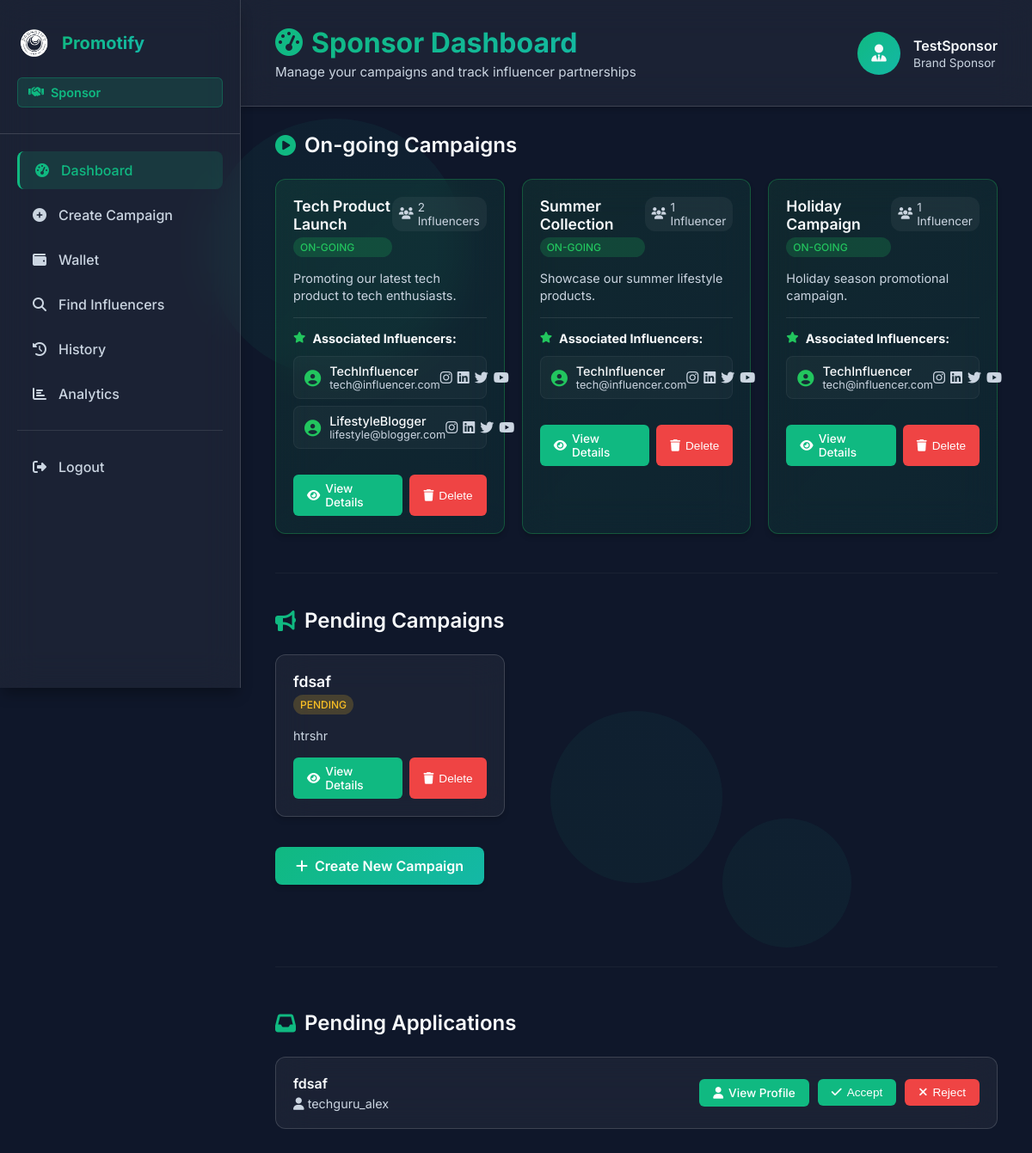
/sdash (signed in), run on an earlier commit of the app's database.
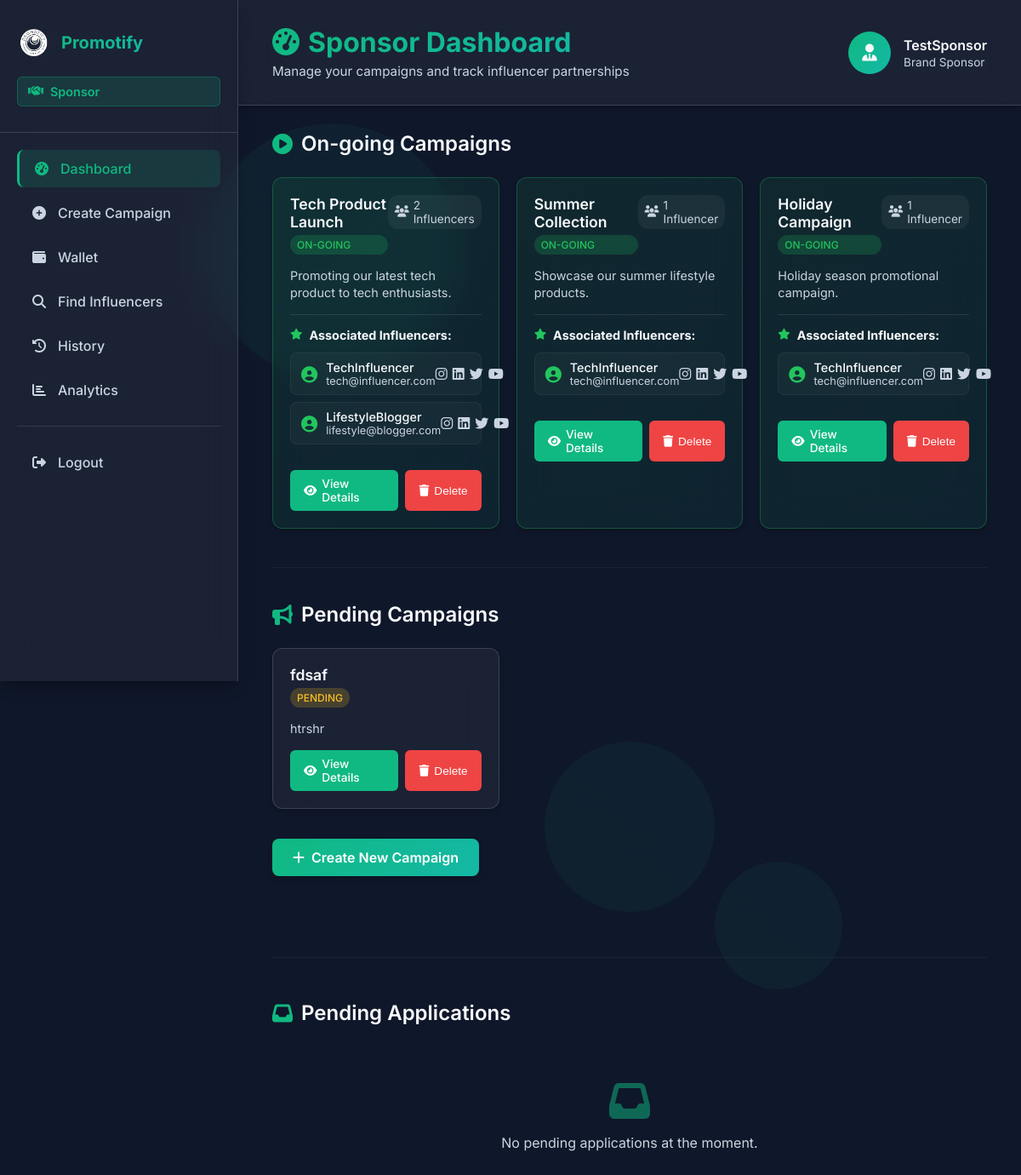
And on a later commit of the database.
### models.py (models this page shows, shortened)
class Campaign(db.Model):
    id = db.Column(db.Integer, primary_key=True)
    sponsor_id = db.Column(db.Integer, db.ForeignKey('sponsor.id', ondelete='CASCADE'), nullable=False)
    name = db.Column(db.String(15), nullable=False)
    description = db.Column(db.Text, nullable=True)
    start_date = db.Column(db.Date, nullable=False)
    end_date = db.Column(db.Date, nullable=False)
    budget = db.Column(db.Float, nullable=False)
    status = db.Column(db.String(50))
    created_at = db.Column(db.DateTime, default=datetime.utcnow)
    sponsor = db.relationship('Sponsor', backref=db.backref('campaigns', lazy=True, cascade='all, delete-orphan'))
    influencers = db.relationship('Influencer', secondary='application',
                                  primaryjoin="and_(Campaign.id==Application.campaign_id, Application.status=='accepted')",
                                  backref=db.backref('accepted_campaigns', lazy='dynamic'))

class Application(db.Model):
    id = db.Column(db.Integer, primary_key=True)
    influencer_id = db.Column(db.Integer, db.ForeignKey('influencer.id', ondelete='CASCADE'), nullable=False)
    campaign_id = db.Column(db.Integer, db.ForeignKey('campaign.id', ondelete='CASCADE'), nullable=False)
    status = db.Column(db.String(20), default='pending')
    created_at = db.Column(db.DateTime, default=datetime.utcnow)
    influencer = db.relationship('Influencer', backref=db.backref('applications', lazy=True, cascade='all, delete-orphan'))
    campaign = db.relationship('Campaign', backref=db.backref('applications', lazy=True, cascade='all, delete-orphan'))

class Influencer(db.Model):
    id = db.Column(db.Integer, primary_key=True)
    username = db.Column(db.String(15), unique=True, nullable=False)
    email = db.Column(db.String(30), unique=True, nullable=False)
    password = db.Column(db.String(10), nullable=False)
    instagram = db.Column(db.String(15), unique=True, nullable=True)
    linkedin = db.Column(db.String(20), unique=True, nullable=True)
    twitter = db.Column(db.String(20), unique=True, nullable=True)
    youtube = db.Column(db.String(20), unique=True, nullable=True)
    bio = db.Column(db.Text, nullable=True)
    niche = db.Column(db.String(100), nullable=True)  # Primary niche
    secondary_niches = db.Column(db.String(200), nullable=True)  # JSON string for multiple niches
    instagram_followers = db.Column(db.Integer, default=0)
    youtube_subscribers = db.Column(db.Integer, default=0)
    twitter_followers = db.Column(db.Integer, default=0)
    linkedin_connections = db.Column(db.Integer, default=0)
    instagram_url = db.Column(db.String(200), nullable=True)
    youtube_url = db.Column(db.String(200), nullable=True)
    twitter_url = db.Column(db.String(200), nullable=True)
    linkedin_url = db.Column(db.String(200), nullable=True)
    engagement_rate = db.Column(db.Float, default=0.0)  # Average engagement rate
    profile_verified = db.Column(db.Boolean, default=False)
    profile_picture = db.Column(db.String(200), nullable=True)  # Path to profile picture
    last_profile_update = db.Column(db.DateTime, default=datetime.utcnow)
    wallet_balance = db.Column(db.Float, default=0.0, nullable=False)
    bank_account = db.Column(db.String(20), nullable=True)
    ifsc_code = db.Column(db.String(11), nullable=True)
    date_joined = db.Column(db.DateTime, default=datetime.utcnow)
    campaigns = db.relationship('Campaign', secondary='application',
                                primaryjoin="and_(Influencer.id==Application.influencer_id, Application.status=='accepted')",
                                backref=db.backref('accepted_influencers', lazy='dynamic'))

### routes.py (the view)
    @app.route('/sdash')
    @app.route('/sdash/<int:campaign_id>')
    @app.route('/sdash/<int:application_id>')
    def spon_dash(campaign_id=None, application_id=None):
        if 'sponsor_id' not in session:
            flash('You need to log in first.', 'error')
            return redirect(url_for('spon_log'))
        sponsor = Sponsor.query.get(session['sponsor_id'])
        all_campaigns = sponsor.campaigns
        ongoing_campaigns = []
        pending_campaigns = []
        for campaign in all_campaigns:
            accepted_apps = Application.query.filter_by(campaign_id=campaign.id, status='accepted').all()
            if accepted_apps:
                campaign.accepted_applications = accepted_apps
                ongoing_campaigns.append(campaign)
            else:
                pending_campaigns.append(campaign)
        applications = Application.query.filter(Application.campaign.has(sponsor_id=sponsor.id), Application.status == 'pending').all()
        selected_campaign = None
        selected_application = None
        if campaign_id:
            selected_campaign = Campaign.query.get(campaign_id)
        elif application_id:
            selected_application = Application.query.get(application_id)
        return render_template('spon_dash.html',
                               sponsor=sponsor,
                               ongoing_campaigns=ongoing_campaigns,
                               pending_campaigns=pending_campaigns,
                               applications=applications,
                               selected_campaign=selected_campaign,
                               selected_application=selected_application)

### templates/spon_dash.html (shortened to what the changed rows need)
<!DOCTYPE html>
<html lang="en">
<head>
    <link rel="stylesheet" type="text/css" href="{{ url_for('static', filename='css/sdash.css') }}">
    <link rel="stylesheet" href="https://cdnjs.cloudflare.com/ajax/libs/font-awesome/6.4.0/css/all.min.css">
</head>
<body>
    <main class="main-content">
        <header class="content-header">
            <div class="header-left">
                <h1><i class="fas fa-tachometer-alt"></i>Sponsor Dashboard</h1>
            </div>
        </header>
        <div class="content">
            <div class="ongoing-campaigns-section content-section">
                <h2 class="section-title">
                    <i class="fas fa-play-circle"></i>
                    On-going Campaigns
                </h2>
                {% if ongoing_campaigns %}
                    <div class="campaigns-grid">
                        {% for campaign in ongoing_campaigns %}
                        <div class="campaign-card ongoing-card">
                            <div class="campaign-header">
                                <div>
                                    <div class="campaign-name">{{ campaign.name }}</div>
                                    <div class="campaign-status status-ongoing">On-going</div>
                                </div>
                                <div class="influencer-count">
                                    <i class="fas fa-users"></i>
                                    {{ campaign.accepted_applications|length }} Influencer{{ 's' if campaign.accepted_applications|length != 1 else '' }}
                                </div>
                            </div>
                            <p class="campaign-description">{{ campaign.description or 'No description available.' }}</p>
                            <div class="campaign-influencers">
                                <h4><i class="fas fa-star"></i> Associated Influencers:</h4>
                                <div class="influencers-list">
                                    {% for app in campaign.accepted_applications %}
                                    <div class="influencer-item">
                                        <div class="influencer-info">
                                            <i class="fas fa-user-circle"></i>
                                            <div>
                                                <div class="influencer-name">{{ app.influencer.username }}</div>
                                                <div class="influencer-email">{{ app.influencer.email }}</div>
                                            </div>
                                        </div>
                                        <div class="influencer-platforms">
                                            {% if app.influencer.instagram %}
                                                <i class="fab fa-instagram" title="Instagram"></i>
                                            {% endif %}
                                            {% if app.influencer.linkedin %}
                                                <i class="fab fa-linkedin" title="LinkedIn"></i>
                                            {% endif %}
                                            {% if app.influencer.twitter %}
                                                <i class="fab fa-twitter" title="Twitter"></i>
                                            {% endif %}
                                            {% if app.influencer.youtube %}
                                                <i class="fab fa-youtube" title="YouTube"></i>
                                            {% endif %}
                                        </div>
                                    </div>
                                    {% endfor %}
                                </div>
                            </div>
                            <div class="campaign-actions">
                                <a href="{{ url_for('spon_dash', campaign_id=campaign.id) }}" class="btn btn-primary">
                                    <i class="fas fa-eye"></i> View Details
                                </a>
                                <button type="button" class="btn btn-danger" onclick="confirmDelete('{{ campaign.id }}', '{{ campaign.name }}')">
                                    <i class="fas fa-trash"></i> Delete
                                </button>
                            </div>
                        </div>
                        {% endfor %}
                    </div>
                {% else %}
                    <div class="empty-state">
                        <i class="fas fa-play-circle"></i>
                        <p>No ongoing campaigns with accepted influencers yet.</p>
                    </div>
                {% endif %}
            </div>
            <div class="campaigns-section content-section">
                <h2 class="section-title">
                    <i class="fas fa-bullhorn"></i>
                    Pending Campaigns
                </h2>
                {% if pending_campaigns %}
                    <div class="campaigns-grid">
                        {% for campaign in pending_campaigns %}
                        <div class="campaign-card">
                            <div class="campaign-header">
                                <div>
                                    <div class="campaign-name">{{ campaign.name }}</div>
                                    <div class="campaign-status status-pending">Pending</div>
                                </div>
                            </div>
                            <p class="campaign-description">{{ campaign.description or 'No description available.' }}</p>
                            <div class="campaign-actions">
                                <a href="{{ url_for('spon_dash', campaign_id=campaign.id) }}" class="btn btn-primary">
                                    <i class="fas fa-eye"></i> View Details
                                </a>
                                <button type="button" class="btn btn-danger" onclick="confirmDelete('{{ campaign.id }}', '{{ campaign.name }}')">
                                    <i class="fas fa-trash"></i> Delete
                                </button>
                            </div>
                        </div>
                        {% endfor %}
                    </div>
                {% else %}
                    <div class="empty-state">
                        <i class="fas fa-bullhorn"></i>
                        <p>You haven't created any campaigns yet.</p>
                    </div>
                {% endif %}
            </div>
            <div class="applications-section content-section">
                <h2 class="section-title">
                    <i class="fas fa-inbox"></i>
                    Pending Applications
                </h2>
                {% if applications %}
                    <div class="applications-grid">
                        {% for application in applications %}
                        <div class="application-card">
                            <div class="application-info">
                                <div class="application-campaign">{{ application.campaign.name }}</div>
                                <div class="application-influencer">
                                    <i class="fas fa-user"></i> {{ application.influencer.username }}
                                </div>
                            </div>
                            <div class="application-actions">
                                <a href="{{ url_for('sview_influencer_profile', influencer_id=application.influencer.id, campaign=application.campaign.name) }}" class="btn btn-primary" title="View {{ application.influencer.username }}'s complete profile">
                                    <i class="fas fa-user"></i> View Profile
                                </a>
                                <form action="{{ url_for('accept_application', application_id=application.id) }}" method="POST" style="display: inline;">
                                    <button type="submit" class="btn btn-success">
                                        <i class="fas fa-check"></i> Accept
                                    </button>
                                </form>
                                <form action="{{ url_for('reject_application', application_id=application.id) }}" method="POST" style="display: inline;">
                                    <button type="submit" class="btn btn-danger">
                                        <i class="fas fa-times"></i> Reject
                                    </button>
                                </form>
                            </div>
                        </div>
                        {% endfor %}
                    </div>
                {% else %}
                    <div class="empty-state">
                        <i class="fas fa-inbox"></i>
                        <p>No pending applications at the moment.</p>
                    </div>
                {% endif %}
            </div>
        </div>
    </main>
</body>
</html>

What changed in the data, as far as the page shows it:
no longer on this page (row edited): Application: campaign.name "fdsaf", influencer.username "techguru_alex", shown under "Pending Applications"
Also different on the page:
text now shown: "No pending applications at the moment."
